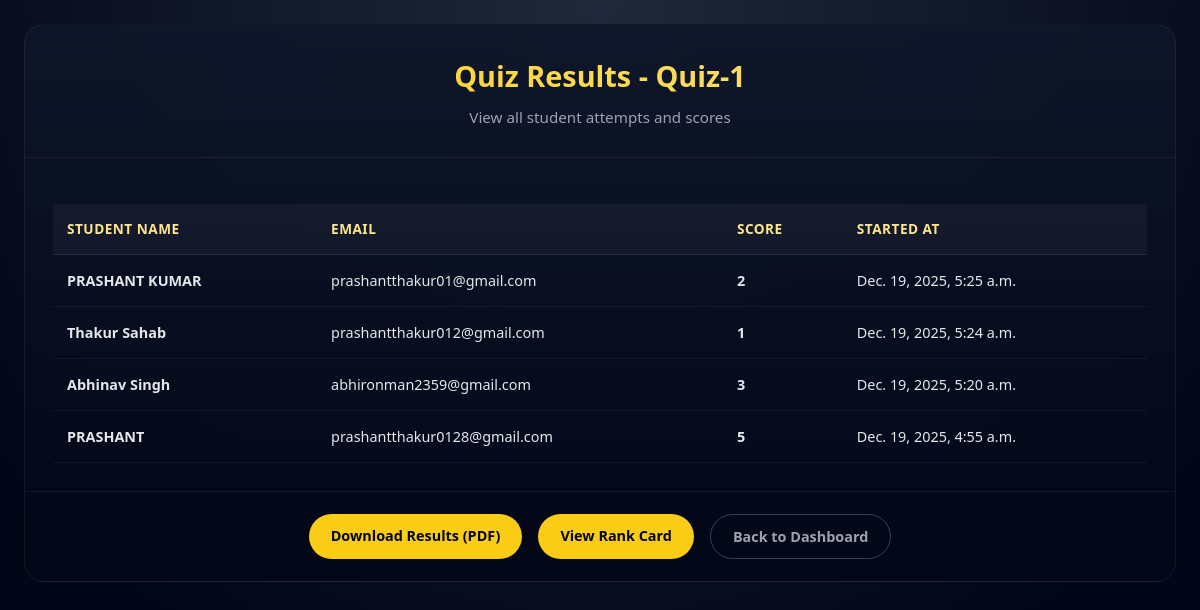
The app's page /dashboard/quiz/1/result/ (signed in) with its own data.
### app/models.py (models this page shows, shortened)
class Quiz(models.Model):
    teacher = models.ForeignKey(settings.AUTH_USER_MODEL, on_delete=models.CASCADE)
    title = models.CharField(max_length=200)
    subject = models.CharField(max_length=100)
    description = models.TextField(blank=True, null=True)
    quiz_code = models.UUIDField(default=uuid.uuid4, unique=True, editable=False)
    time_limit = models.IntegerField(help_text="Time in minutes", null=True, blank=True)
    created_at = models.DateTimeField(auto_now_add=True)
    password = models.CharField(max_length=50, blank=True, null=True)
    num_of_qus = models.IntegerField()
    review_on = models.BooleanField(default=False)

class QuizAttempt(models.Model):
    quiz = models.ForeignKey(Quiz, on_delete=models.CASCADE, related_name='attempts')
    student_name = models.CharField(max_length=100)
    email = models.EmailField()
    roll_number = models.CharField(max_length=20)
    started_at = models.DateTimeField(auto_now_add=True)
    end_time = models.DateTimeField(null=True, blank=True)
    completed_at = models.DateTimeField(null=True, blank=True)
    score = models.IntegerField(null=True, blank=True)
    class Meta:
        unique_together = ['quiz', 'email']

### app/views.py (the view)
# urls.py: path('dashboard/quiz/<int:quiz_id>/result/', views.student_result, name='student_result'),
def student_result(request, quiz_id):
    quiz = get_object_or_404(Quiz, id=quiz_id, teacher=request.user)
    attempts = QuizAttempt.objects.filter(quiz=quiz).order_by('-started_at')
    return render(request,'app/student_results.html', {
        'quiz': quiz,
        'attempts': attempts
    })

### templates/app/student_results.html (shortened to what this page needs)
{% load static %}
<!DOCTYPE html>
<html lang="en">
<head>
    <link rel="stylesheet" href="{% static 'css/student_results.css' %}">
</head>
<body>
    <div class="results-container">
        <header class="results-header">
            <h1 class="results-title">Quiz Results - {{ quiz.title }}</h1>
            <p class="results-subtitle">View all student attempts and scores</p>
        </header>
        <div class="results-content">
            {% if attempts %}
            <div class="table-container">
                <table class="results-table">
                    <thead>
                        <tr>
                            <th class="student-name">Student Name</th>
                            <th class="student-email">Email</th>
                            <th class="student-score">Score</th>
                            <th class="start-time">Started At</th>
                        </tr>
                    </thead>
                    <tbody>
                        {% for attempt in attempts %}
                        <tr class="attempt-row">
                            <td class="student-name">{{ attempt.student_name }}</td>
                            <td class="student-email">{{ attempt.email }}</td>
                            <td class="student-score">{{ attempt.score|default:"Not Attempted" }}</td>
                            <td class="start-time">{{ attempt.started_at }}</td>
                        </tr>
                        {% endfor %}
                    </tbody>
                </table>
            </div>
            {% else %}
            <div class="empty-state">
                <p>No attempts yet.</p>
            </div>
            {% endif %}
        </div>
        <div class="results-footer">
            <a href="{% url 'download_results_pdf' quiz.id %}" class="btn btn-primary">
    Download Results (PDF)
</a>
<a href="{% url 'quiz_rank' quiz.id %}" class="btn btn-primary">
    View Rank Card
</a>
            <a href="{% url 'dashboard' %}" class="btn btn-secondary">Back to Dashboard</a>
        </div>
    </div>
</body>
</html>

### static/css/student_results.css (style rules this page uses)
* { margin: 0; padding: 0; box-sizing: border-box; font-family: 'Segoe UI', system-ui, sans-serif; }
html, body { height: 100%; }
body { background: radial-gradient(circle at top, #1e293b, #020617 75%); color: #e5e7eb; line-height: 1.6; padding: 24px; }
.results-container { max-width: 1200px; margin: 0 auto; border-radius: 20px; background: linear-gradient( 180deg, rgba(15, 23, 42, 0.95), rgba(2, 6, 23, 0.98) ); border: 1px solid rgba(255,255,255,0.06); overflow: hidden; animation: fadeIn 0.45s ease; }
.results-header { padding: 28px; text-align: center; border-bottom: 1px solid rgba(255,255,255,0.06); }
.results-title { font-size: 1.8rem; font-weight: 900; margin-bottom: 6px; background: linear-gradient(90deg, #facc15, #fde68a); -webkit-background-clip: text; -webkit-text-fill-color: transparent; }
.results-subtitle { font-size: 0.95rem; color: #9ca3af; }
.results-content { padding: 28px; }
.table-container { overflow-x: auto; }
.results-table { width: 100%; border-collapse: collapse; margin-top: 18px; }
.results-table th { padding: 14px; text-align: left; font-size: 0.85rem; font-weight: 800; text-transform: uppercase; letter-spacing: 0.5px; background: rgba(255,255,255,0.04); color: #fde68a; border-bottom: 1px solid rgba(255,255,255,0.08); }
.results-table td { padding: 14px; font-size: 0.9rem; border-bottom: 1px solid rgba(255,255,255,0.05); color: #e5e7eb; }
.student-name { font-weight: 700; }
.student-email { font-size: 0.85rem; color: #9ca3af; }
.student-score { font-weight: 900; color: #22c55e; }
.results-footer { padding: 22px 28px; border-top: 1px solid rgba(255,255,255,0.06); display: flex; justify-content: center; gap: 16px; }
.btn { padding: 10px 22px; border-radius: 999px; font-size: 0.9rem; font-weight: 800; text-decoration: none; border: none; cursor: pointer; transition: all 0.25s ease; }
.btn-primary { background: #facc15; color: #020617; }
.btn-secondary { background: transparent; color: #9ca3af; border: 1px solid #374151; }
.attempt-row { animation: slideIn 0.35s ease both; }
.attempt-row:nth-child(1) { animation-delay: 0.05s; }
.attempt-row:nth-child(2) { animation-delay: 0.1s; }
.attempt-row:nth-child(3) { animation-delay: 0.15s; }
.attempt-row:nth-child(4) { animation-delay: 0.2s; }

### records on screen
Quiz: title "Quiz-1"
QuizAttempt: student_name "PRASHANT KUMAR", email "prashantthakur01@gmail.com", score "2", started_at "Dec. 19, 2025, 5:25 a.m."
QuizAttempt: student_name "Thakur Sahab", email "prashantthakur012@gmail.com", score "1", started_at "Dec. 19, 2025, 5:24 a.m."
QuizAttempt: student_name "Abhinav Singh", email "abhironman2359@gmail.com", score "3", started_at "Dec. 19, 2025, 5:20 a.m."
QuizAttempt: student_name "PRASHANT", email "prashantthakur0128@gmail.com", score "5", started_at "Dec. 19, 2025, 4:55 a.m."
